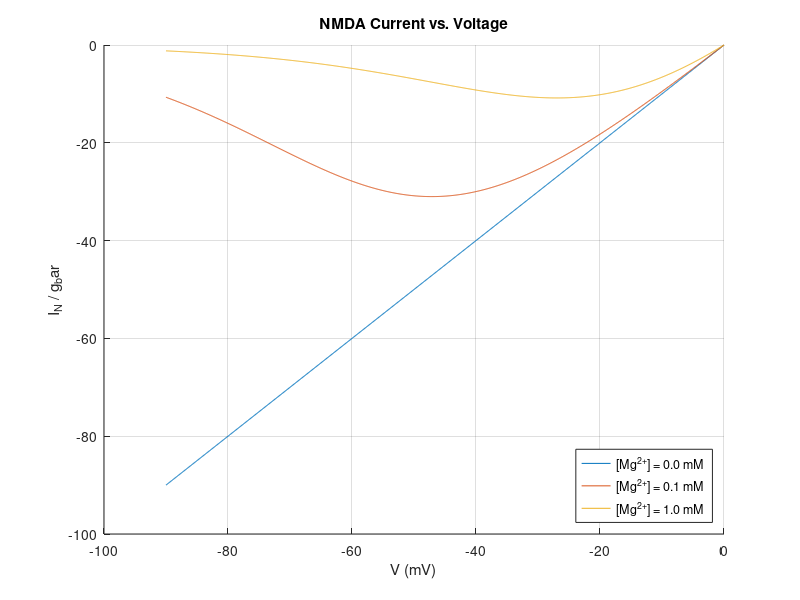

This chart was generated by the following MATLAB code:
clear; clc; close all;
V = linspace(-90,0,1000);
V0 = 16.13;

hold on
for Mg = [0 0.1 1]
    B = 1 ./ (1 + (Mg/3.57).*exp(-V/V0));
    % EN = 0 mV
    % g_bar not specified, set it to 1
    IN = B .* V;
    plot(V,IN,'DisplayName',sprintf('[Mg^{2+}] = %.1f mM',Mg))
end

xlabel('V (mV)')
ylabel('I_N / g_bar','Interpreter','tex')
title('NMDA Current vs. Voltage')
legend('Location','southeast')
grid on
